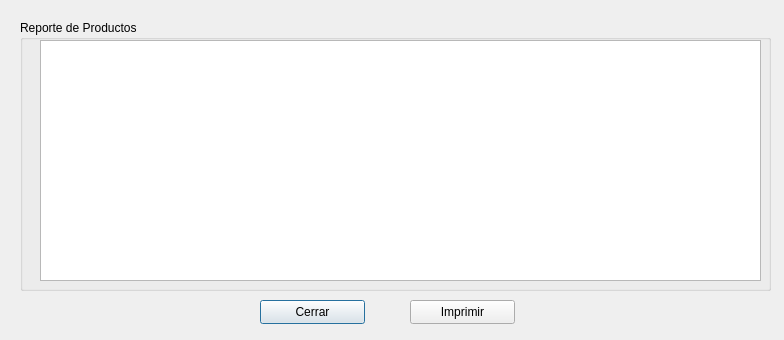
<?xml version="1.0" encoding="UTF-8"?>
<ui version="4.0">
 <class>rproducto</class>
 <widget class="QDialog" name="rproducto">
  <property name="geometry">
   <rect>
    <x>0</x>
    <y>0</y>
    <width>784</width>
    <height>340</height>
   </rect>
  </property>
  <property name="windowTitle">
   <string>Reporte de Productos</string>
  </property>
  <widget class="QGroupBox" name="groupBox">
   <property name="geometry">
    <rect>
     <x>20</x>
     <y>20</y>
     <width>751</width>
     <height>271</height>
    </rect>
   </property>
   <property name="title">
    <string>Reporte de Productos</string>
   </property>
   <widget class="QTableView" name="lista">
    <property name="geometry">
     <rect>
      <x>20</x>
      <y>20</y>
      <width>721</width>
      <height>241</height>
     </rect>
    </property>
   </widget>
  </widget>
  <widget class="QPushButton" name="cerrar">
   <property name="geometry">
    <rect>
     <x>260</x>
     <y>300</y>
     <width>105</width>
     <height>24</height>
    </rect>
   </property>
   <property name="text">
    <string>Cerrar</string>
   </property>
   <property name="icon">
    <iconset resource="pandasoft.qrc">
     <normaloff>:/images/dialog-close.png</normaloff>:/images/dialog-close.png</iconset>
   </property>
  </widget>
  <widget class="QPushButton" name="print">
   <property name="geometry">
    <rect>
     <x>410</x>
     <y>300</y>
     <width>105</width>
     <height>24</height>
    </rect>
   </property>
   <property name="text">
    <string>Imprimir</string>
   </property>
   <property name="icon">
    <iconset resource="pandasoft.qrc">
     <normaloff>:/images/document-print-preview.png</normaloff>:/images/document-print-preview.png</iconset>
   </property>
  </widget>
 </widget>
 <tabstops>
  <tabstop>lista</tabstop>
  <tabstop>cerrar</tabstop>
  <tabstop>print</tabstop>
 </tabstops>
 <resources>
  <include location="pandasoft.qrc"/>
 </resources>
 <connections>
  <connection>
   <sender>cerrar</sender>
   <signal>clicked()</signal>
   <receiver>rproducto</receiver>
   <slot>reject()</slot>
   <hints>
    <hint type="sourcelabel">
     <x>126</x>
     <y>309</y>
    </hint>
    <hint type="destinationlabel">
     <x>53</x>
     <y>313</y>
    </hint>
   </hints>
  </connection>
 </connections>
</ui>
